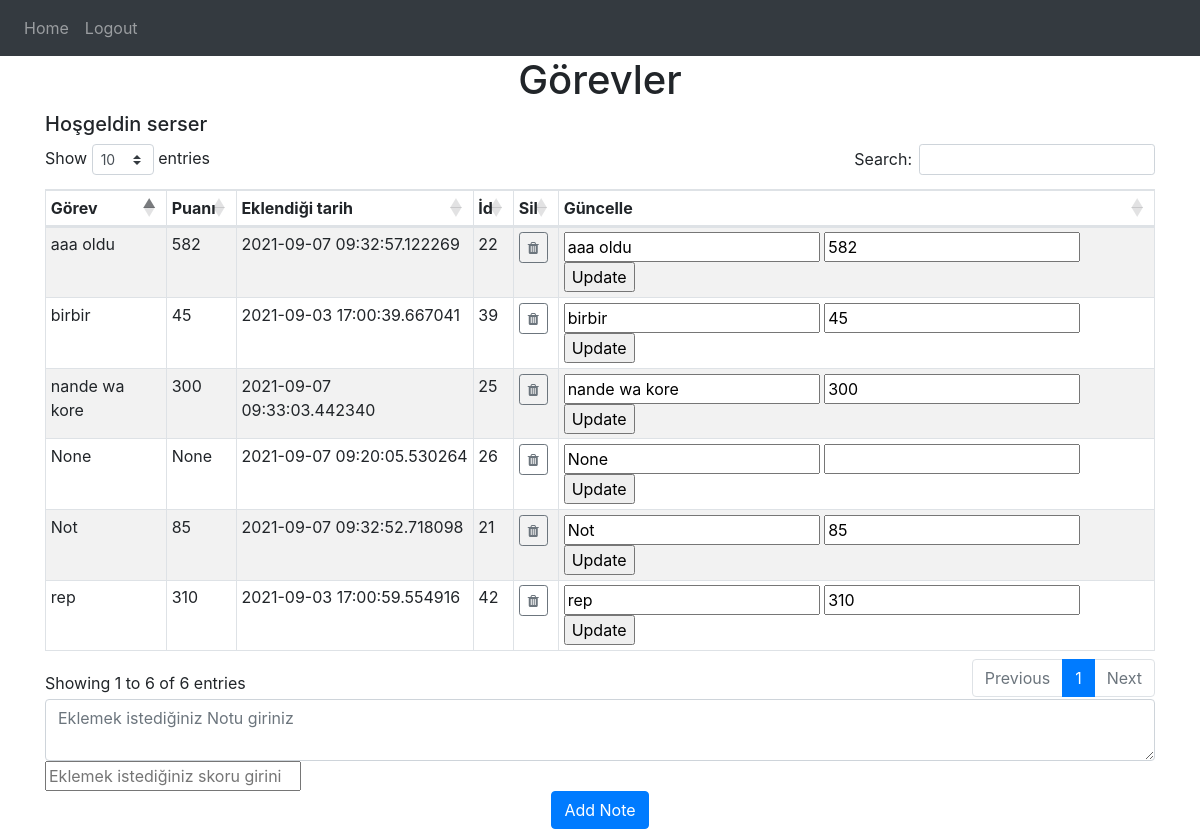
Page / (signed in) on the earlier database version.
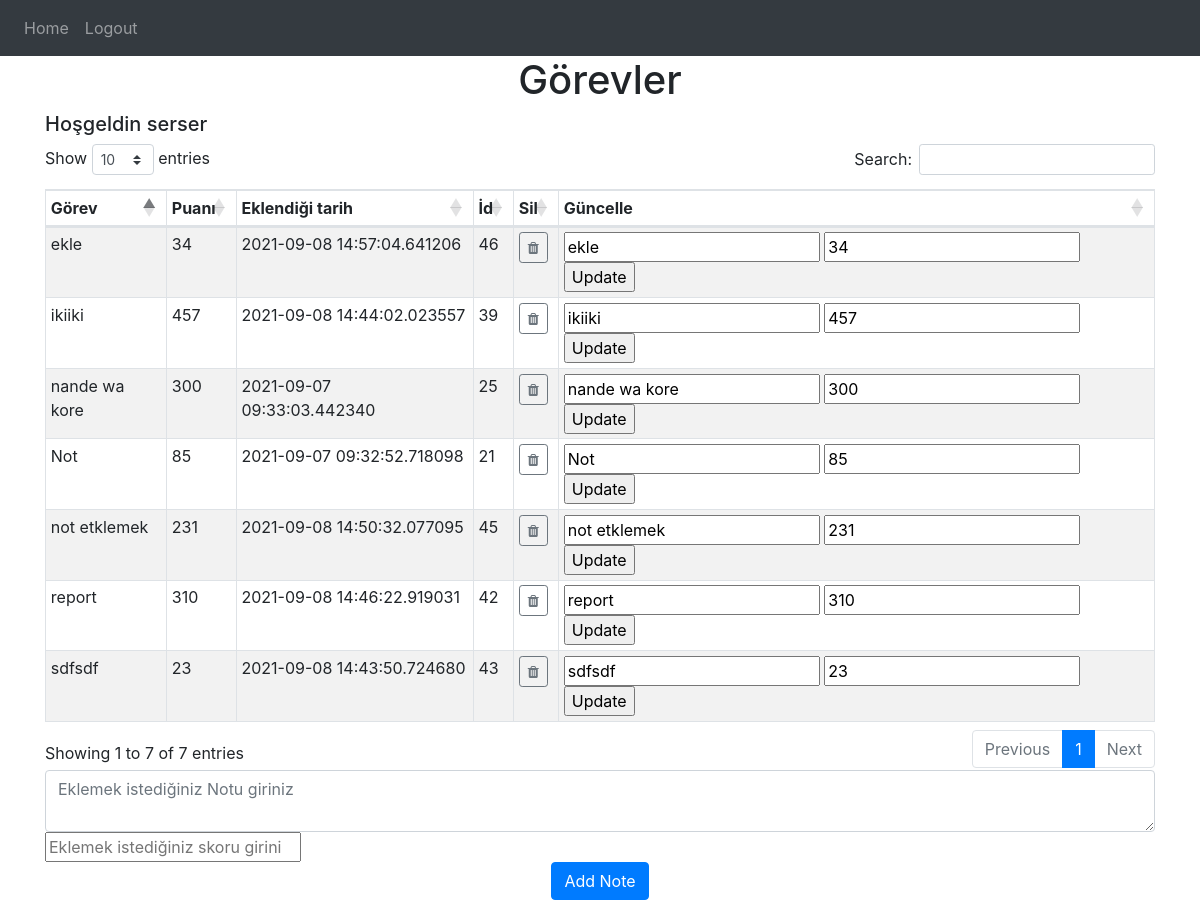
Same page on the later database version.
### website/models.py (models this page shows)
class Task(db.Model):
    id = db.Column(db.Integer, primary_key=True)
    data = db.Column(db.String(10000))
    date = db.Column(db.DateTime(), default=datetime.now)
    user_id = db.Column(db.Integer, db.ForeignKey('user.id'))
    task_point = db.Column(db.Integer)

### website/views.py (the view)
@views.route('/', methods=['GET', 'POST'])
@login_required
def home():
    if request.method == 'POST':
        note = request.values.get('note')
        score = request.values.get('score')
        new_note = Task(data=note, task_point=score, user_id=current_user.id)
        db.session.add(new_note)
        db.session.commit()
    return render_template("home.html", user=current_user, name=current_user.first_name)

### website/__init__.py (called while the page is built)
def create_app():
    app = Flask(__name__)
    app.config['SECRET_KEY'] = 'hjshjhdjah kjshkjdhjs'
    app.config['SQLALCHEMY_DATABASE_URI'] = f'sqlite:///{DB_NAME}'
    app.config['SQLALCHEMY_TRACK_MODIFICATIONS'] = False
    db.init_app(app)
    from .views import views
    from .auth import auth
    app.register_blueprint(views, url_prefix='/')
    app.register_blueprint(auth, url_prefix='/')
    from .models import User, Task
    create_database(app)
    login_manager = LoginManager()
    login_manager.login_view = 'auth.login'
    login_manager.init_app(app)
    @login_manager.user_loader
    def load_user(id):
        return User.query.get(int(id))
    return app

### website/templates/home.html
{% extends "base.html" %} {% block title %}Görevler{% endblock %} {% block content %}
<h1 align="center">Görevler</h1>
<h5 class="title">Hoşgeldin {{name}}</h5>
<table id=sort class="table table-striped table-bordered table-sm " cellspacing="0" width="100%">
    <thead>
    <tr>
        <th class="th-sm">Görev
        </th>
        <th class="th-sm">Puanı
        </th>
        <th class="th-sm">Eklendiği tarih
        </th>
        <th class="th-sm">İd</th>
        <th class="th-sm">Sil</th>
        <th class="th-sm">Güncelle</th>
    </tr>
    </thead>
    <tbody>
    {% for note in user.notes %}
    <tr>
        <td> {{ note.data }}</td>
        <td>{{ note.task_point }}</td>
        <td>{{ note.date }}</td>
        <td>{{note.id}}</td>
        <td>
            <button class="btn btn-outline-secondary btn-sm remove" data-source="{{note.id}}"
                    type="button"><i class="fa fa-trash fa-1" aria-hidden="true"></i>
            </button>
        </td>
        <td>
            <form method="POST" class="update" action="http://192.168.1.84:5000/edit/{{note.id}}">
                <input type="text" value="{{note.data}}" name="updated_note">
                <input type="number" value="{{note.task_point}}" name="updated_score">
                <input type="submit" value="Update">
            </form>
        </td>
    </tr>
    {% endfor %}
    </tbody>
</table>
<form action="" id="addTask">
    <div class="">
        <textarea name="note" id="note" class="form-control" placeholder="Eklemek istediğiniz Notu giriniz"></textarea>
        <input name="score" id="score" type="number" placeholder="Eklemek istediğiniz skoru giriniz">
        <div align="center">
            <button type="submit" class="btn btn-primary">Add Note</button>
        </div>
    </div>
</form>
{% endblock %}

Differences in the rows shown:
removed Task: data "aaa oldu", task_point "582", date "2021-09-07 09:32:57.122269", id "22", updated_note "aaa oldu", updated_score "582"
removed Task: data "None", task_point "None", date "2021-09-07 09:20:05.530264", id "26", updated_note "None"
changed Task id 39: data "birbir" → "ikiiki"; task_point "45" → "457"; date "2021-09-03 17:00:39.667041" → "2021-09-08 14:44:02.023557"; updated_note "birbir" → "ikiiki"; updated_score "45" → "457"
changed Task id 42: data "rep" → "report"; date "2021-09-03 17:00:59.554916" → "2021-09-08 14:46:22.919031"; updated_note "rep" → "report"
added Task: data "sdfsdf", task_point "23", date "2021-09-08 14:43:50.724680", id "43", updated_note "sdfsdf", updated_score "23"
added Task: data "not etklemek", task_point "231", date "2021-09-08 14:50:32.077095", id "45", updated_note "not etklemek", updated_score "231"
added Task: data "ekle", task_point "34", date "2021-09-08 14:57:04.641206", id "46", updated_note "ekle", updated_score "34"
Other differences:
text written by a page script: "Show entries Search: Showing 1 to 6 of 6 entries Previous 1 Next" → "Show entries Search: Showing 1 to 7 of 7 entries Previous 1 Next"
